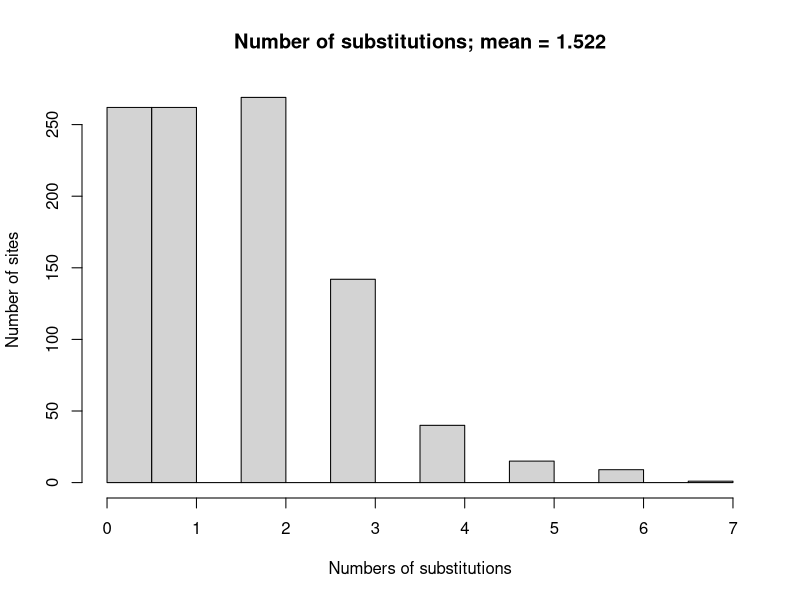
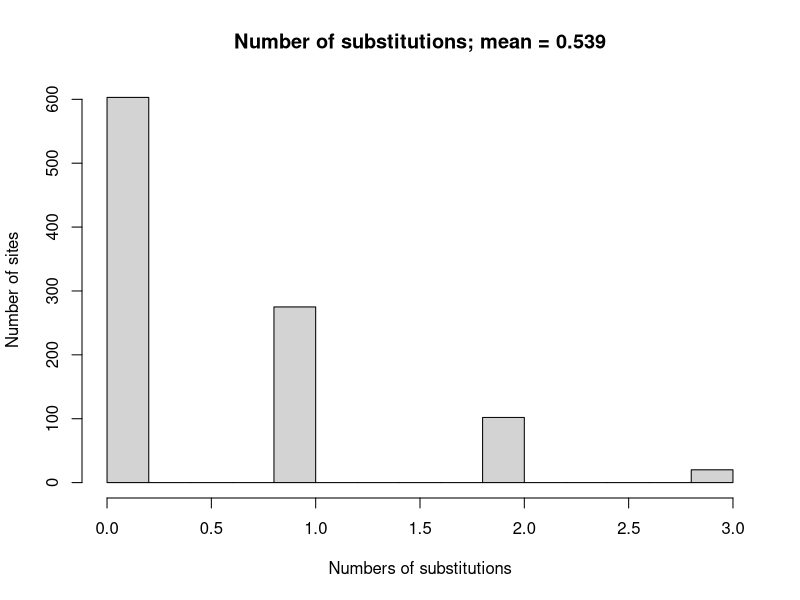

Source code (R) for these figures, in order:
## ---- chunk 1
library(expm) # to compute a matrix exponential
## ---- chunk 2
# Function for drawing a DNA state, for instance at the root
# We assume the order is A, C, G, T
drawStateAtRoot <- function (probabilities){
    states <- c("A", "C", "G", "T")
    u <- runif(n=1, min=0,max=1)
    if (u < probabilities[1])
      { return (states[1])}
    else if (u < probabilities[1]+probabilities[2])
      { return (states[2])}
    else if (u < probabilities[1]+probabilities[2]+probabilities[3])
      { return (states[3])}
    else { return (states[4])}
}

# Function to draw a state on a branch
drawNewState <- function (probabilities, states){
    u <- runif(n=1, min=0,max=1)
    if (u < probabilities[1])
      { return (states[1])}
    else if (u < probabilities[1]+probabilities[2])
      { return (states[2])}
    else { return (states[3])}
}

# Function to compute the stationary frequencies associated to a rate matrix
computeStationaryFrequencies <- function(rateMatrix) {
  return(expm(rateMatrix*100)[1,])
}

# Function to simulate along a branch using the Gillespie algorithm,
# under a particular rate matrix, given some branch length, 
# and given a starting state.
simulateAlongBranch <- function(startingState, branchLength, rateMatrix) {
    l <- 0.0
    numberOfSubstitutions <- 0
    current <- startingState
    while (l < branchLength) {
        currentRow=1
        if (current =='C') {
          currentRow=2  
        }
        else if (current =='G') {
          currentRow=3  
        }
        else if (current =='T') {
          currentRow=4  
        }
        # rateOfMovingAway is the sum of the rates of all possible events, 
        # aka minus the diagonal element
        rateOfMovingAway = - rateMatrix[currentRow, currentRow]
        l <- l + rexp(rate=rateOfMovingAway, n=1) 
        if (l < branchLength) {
            numberOfSubstitutions <- numberOfSubstitutions + 1
            possibleArrivingIndices <- setdiff(c(1,2,3,4), currentRow)
            probabilitiesOfArrivingStates <- rateMatrix[currentRow, possibleArrivingIndices]/rateOfMovingAway
            current <- drawNewState(probabilitiesOfArrivingStates, c("A", "C", "G", "T")[possibleArrivingIndices])
        }
    }
    return (c(current, numberOfSubstitutions))
}

# Simulate a site history given starting (root) frequencies, a branch length,
# and a rate matrix.
simulateSiteHistory <- function (startingFrequencies, branchLength, rateMatrix) {
  rootState <- drawStateAtRoot(startingFrequencies)
  return(simulateAlongBranch(startingState=rootState, branchLength=branchLength, rateMatrix=rateMatrix))
}

# Simulate numberOfSites site histories along a branch of length branchLength,
# with a rate matrix rateMatrix.
simulateManySiteHistories <- function (branchLength, rateMatrix, numberOfSites) {
  stationaryFrequencies <- computeStationaryFrequencies(rateMatrix)
  allHistories <- matrix(rep(NA, 2*numberOfSites), nrow=numberOfSites, ncol=2)
  for (i in 1:numberOfSites) {
    allHistories[i,] <- simulateSiteHistory(startingFrequencies=stationaryFrequencies, branchLength=branchLength, rateMatrix=rateMatrix)
  }
  return(allHistories)
}

# Plot the number of substitutions as contained in siteHistories.
plotNumbersOfSubstitutions <- function (siteHistories) {
  numbers <- as.numeric(siteHistories[,2])
  hist(numbers, main=paste0("Number of substitutions; mean = ", mean(numbers)), xlab="Numbers of substitutions", ylab="Number of sites")
}

## ---- chunk 3
substitutionRateMatrix <- 3*matrix(c(c(-1.916, 0.541, 0.787, 0.588), c(0.148, -1.069, 0.415, 0.506), c(0.286, 0.170, -0.591, 0.135), c(0.525, 0.236, 0.594, -1.355)), nrow=4, ncol=4, byrow=TRUE)
print(substitutionRateMatrix)
## ---- chunk 4
siteHistories <- simulateManySiteHistories(branchLength=0.5, rateMatrix=substitutionRateMatrix, numberOfSites=1000)
## ---- chunk 5
plotNumbersOfSubstitutions(siteHistories)
## ---- chunk 6
computeScaleOfMatrix <- function(rateMatrix) {
  stationaryFrequencies <- computeStationaryFrequencies(rateMatrix)
  qiis <- c(rateMatrix[1,1], rateMatrix[2,2], rateMatrix[3,3], rateMatrix[4,4])
  scale <- -(stationaryFrequencies[1] * qiis[1] + stationaryFrequencies[2] * qiis[2] + stationaryFrequencies[3] * qiis[3] + stationaryFrequencies[4] * qiis[4])
  return(scale)
}
## ---- chunk 7
scale <- computeScaleOfMatrix(substitutionRateMatrix)
print(scale)
## ---- chunk 8
scaledSubstitutionRateMatrix <- substitutionRateMatrix / scale
## ---- chunk 9

siteHistories <- simulateManySiteHistories(branchLength=0.5, rateMatrix=scaledSubstitutionRateMatrix, numberOfSites=1000)
plotNumbersOfSubstitutions(siteHistories)
